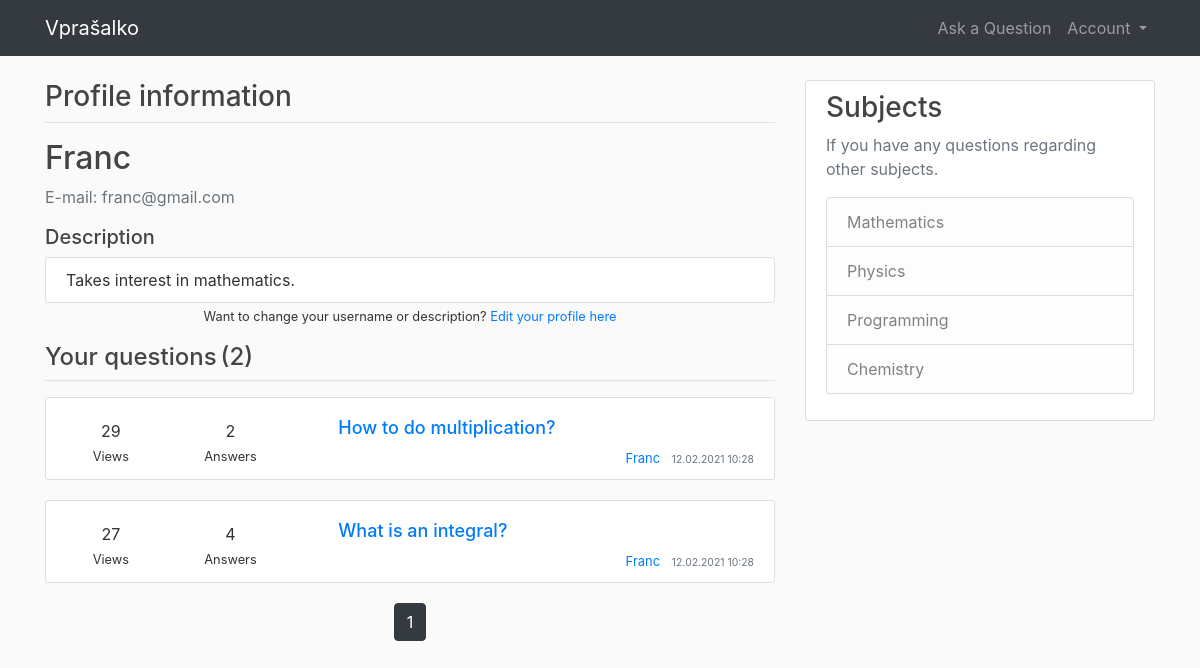
The app's page /profile (signed in) with its own data.
### application/models.py (models this page shows, shortened)
class User(db.Model, UserMixin):
    id = db.Column(db.Integer, primary_key=True)
    username = db.Column(db.String(15), unique=True, nullable=False)
    email = db.Column(db.String(120), unique=True, nullable=False)
    password = db.Column(db.String(20), nullable=False)
    description = db.Column(
        db.String(300), nullable=False, default="No description yet."
    )
    questions = db.relationship('Question', backref='author', lazy=True)
    answers = db.relationship('Answer', backref='author', lazy=True)

class Question(db.Model, UserMixin):
    id = db.Column(db.Integer, primary_key=True)
    title = db.Column(db.String(100), nullable=False)
    date_posted = db.Column(
        db.DateTime, nullable=False, default=datetime.utcnow
    )
    content = db.Column(db.Text, nullable=False)
    views = db.Column(db.Integer, default=0)
    num_answers = db.Column(db.Integer, default=0)
    user_id = db.Column(db.Integer, db.ForeignKey('user.id'), nullable=False)
    answers = db.relationship(
        "Answer", backref="title", lazy=True, cascade="all, delete-orphan"
    )

### application/routes.py (the view)
@app.route("/profile")
@login_required
def profile():
    page = request.args.get('page', 1, type=int)
    questions = (
        Question.query
        .filter_by(author=current_user)
        .order_by(Question.date_posted.desc())
        .paginate(page=page, per_page=3)
    )
    return render_template(
        'main_profile.html', title='Profile', questions=questions
    )

### application/models.py (called while the page is built)
@login_manager.user_loader
def load_user(user_id):
    return User.query.get(int(user_id))

### application/templates/main_profile.html
{% extends "layout.html" %}
{% block content %}
    <div class="col-md-8 pd-0 mg-0">
        <div class="forum-title">
            <h3>Profile information</h3>
        </div>
        <hr class="title-line">
        <div class="media">
            <div class="media-body">
                <h2 class="account-heading">{{ current_user.username }}</h2>
                <p class="text-secondary">E-mail: {{ current_user.email }}</p>
                <h5>Description</h5>
                <article class="media content-section mb-0">
                    <div class="media-body">
                        {{ current_user.description }}
                    </div>
                </article>
                <div class="edit-profile-btn">
                    <small>
                        Want to change your username or description?
                        <a class="mt-0 mb-5 edit-profile-btn" href="{{ url_for('edit_profile') }}">
                            Edit your profile here
                        </a>
                    </small>
                </div>
                <span class="row ml-auto mt-3">
                    <h4>Your questions</h4>
                    <h4 class="ml-1">({{ questions.total }})</h4>
                </span>
                <hr class="title-line">
                {% for question in questions.items %}
                    <article class="media content-section">
                        <div class="media-body">
                            <div class="row">
                                <div class="col-md-2 question-info mt-auto mb-auto">
                                    <span class="likes-number">{{ question.views }}</span>
                                    <div>
                                        <small>Views</small>
                                    </div>
                                </div>
                                <div class="col-md-2 question-info mt-auto mb-auto">
                                    <span class="answers-number">{{ question.num_answers }}</span>
                                    <div>
                                        <small>Answers</small>
                                    </div>
                                </div>
                                <div class="col-md-8 pl-5">
                                    <h3>
                                        <a class="article-title"
                                        href="{{ url_for('question_post', question_id=question.id) }}">
                                            {{ question.title }}
                                        </a>
                                    </h3>
                                    <div class="article-metadata article-info">
                                        <a class="mr-2" href="#top">{{ question.author.username }}</a>
                                        <small class="text-muted">
                                            {{ question.date_posted.strftime('%d.%m.%Y %H:%M') }}
                                        </small>
                                    </div>
                                </div>
                            </div>
                        </div>
                    </article>
                {% endfor %}
                <div class="page-align">
                    {% for page_num in questions.iter_pages(
                        left_edge=1, right_edge=1, left_current=1, right_current=2
                    ) %}
                        {% if page_num %}
                            {% if questions.page == page_num %}
                                <a class="btn btn-dark mb-4"
                                href="{{ url_for('profile', page=page_num) }}">{{ page_num }}</a>
                            {% else %}
                                <a class="btn btn-outline-dark mb-4"
                                href="{{ url_for('profile', page=page_num) }}">{{ page_num }}</a>
                            {% endif %}
                        {% else %}
                            ...
                        {% endif %}
                    {% endfor %}
                </div>
           </div>
        </div>
    </div>
    {% include "sidebar.html" %}
{% endblock content %}

### application/static/style.css (style rules this page uses)
body { background: #fafafa; color: #333333; margin-top: 5rem; }
h1, h2, h3, h4, h5, h6 { color: #444444; }
.content-section { background: #ffffff; padding: 10px 20px; border: 1px solid #dddddd; border-radius: 3px; margin-bottom: 20px; }
.title-line { margin-top: 0px; }
.question-info { padding-top: 10px; text-align: center; }
.article-title { font-size: large; text-align: center }
.article-info { text-align: right; font-size: small; }
.page-align { text-align: center; }
.edit-profile-btn { text-align: center; }

### records on screen
User: username "Franc", email "franc@gmail.com", description "Takes interest in mathematics."
Question: views "29", num_answers "2", title "How to do multiplication?", author.username "Franc", date_posted "12.02.2021 10:28"
Question: views "27", num_answers "4", title "What is an integral?", author.username "Franc", date_posted "12.02.2021 10:28"

### other values on screen
{{ questions.total }} "2"
{{ page_num }} "1"
